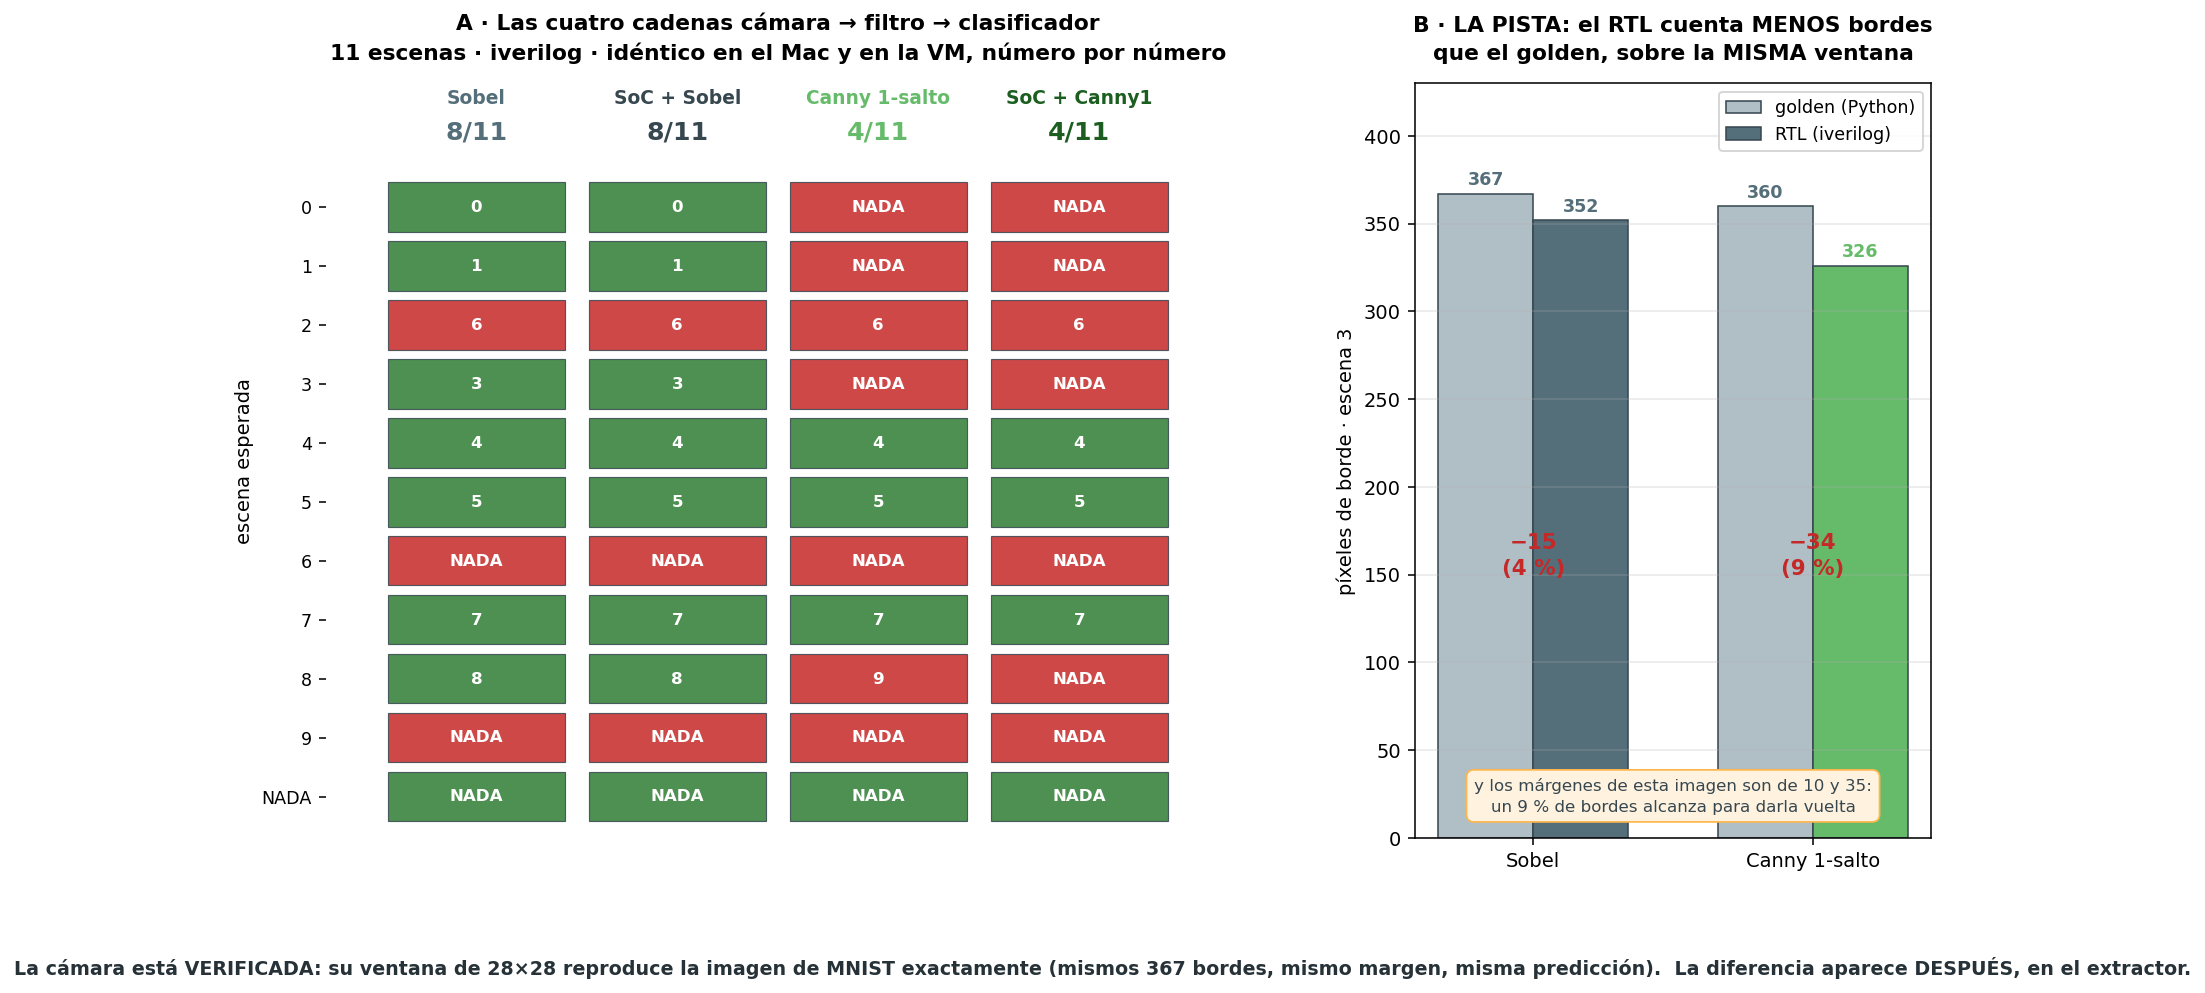

This figure's Python source:
# === Cuaderno 2 · figura 26: las cuatro cadenas en iverilog, y la pista del 4/11 ===
import numpy as np, matplotlib.pyplot as plt
from matplotlib.gridspec import GridSpec

ESC = ["0","1","2","3","4","5","6","7","8","9","NADA"]
CAD = [
 ("Sobel",       "#546e7a", ["0","1","6","3","4","5","NADA","7","8","NADA","NADA"],
                            [327,149,299,352,267,308,328,229,316,234,0]),
 ("SoC + Sobel", "#37474f", ["0","1","6","3","4","5","NADA","7","8","NADA","NADA"],
                            [306,140,289,344,254,292,312,219,303,223,0]),
 ("Canny 1-salto","#66bb6a",["NADA","NADA","6","NADA","4","5","NADA","7","9","NADA","NADA"],
                            [312,142,291,326,251,277,317,221,297,231,0]),
 ("SoC + Canny1","#1b5e20", ["NADA","NADA","6","NADA","4","5","NADA","7","NADA","NADA","NADA"],
                            [318,144,294,330,255,280,322,226,300,236,0]),
]
fig = plt.figure(figsize=(14.8, 7.0))
gs = GridSpec(1, 2, figure=fig, width_ratios=[1.75, 1], wspace=.26)

# ═══ A · las 11 escenas × 4 cadenas ═══
ax = fig.add_subplot(gs[0, 0])
for k,(nom,col,res,_) in enumerate(CAD):
    for i,(e,r) in enumerate(zip(ESC,res)):
        ok = (e == r)
        ax.add_patch(plt.Rectangle((k-.44, i-.42), .88, .84,
                     fc="#2e7d32" if ok else "#c62828", alpha=.85, ec="#37474f", lw=.6))
        ax.text(k, i, r, ha="center", va="center", fontsize=8.6, color="#fff", weight="bold")
    n = sum(e==r for e,r in zip(ESC,res))
    ax.text(k, -1.15, f"{n}/11", ha="center", fontsize=13, weight="bold", color=col)
    ax.text(k, -1.75, nom, ha="center", fontsize=9.6, weight="bold", color=col)
ax.set_xlim(-.75, 3.75); ax.set_ylim(-2.1, 10.7)
ax.set_yticks(range(11)); ax.set_yticklabels(ESC, fontsize=9)
ax.set_xticks([]); ax.invert_yaxis()
ax.set_ylabel("escena esperada", fontsize=10)
for s in ax.spines.values(): s.set_visible(False)
ax.set_title("A · Las cuatro cadenas cámara → filtro → clasificador\n"
             "11 escenas · iverilog · idéntico en el Mac y en la VM, número por número",
             fontsize=11.2, weight="bold", pad=12, linespacing=1.5)

# ═══ B · la pista: RTL contra golden ═══
ax = fig.add_subplot(gs[0, 1])
D = [("Sobel", 367, 352, "#546e7a"), ("Canny 1-salto", 360, 326, "#66bb6a")]
x = np.arange(2); w = .34
ax.bar(x-w/2, [d[1] for d in D], w, color="#b0bec5", ec="#37474f", lw=.8, label="golden (Python)")
ax.bar(x+w/2, [d[2] for d in D], w, color=[d[3] for d in D], ec="#37474f", lw=.8, label="RTL (iverilog)")
for i,(n,p,r,c) in enumerate(D):
    ax.text(i-w/2, p+5, str(p), ha="center", fontsize=9, color="#546e7a", weight="bold")
    ax.text(i+w/2, r+5, str(r), ha="center", fontsize=9, color=c, weight="bold")
    ax.text(i, 150, f"−{p-r}\n({100*(p-r)/p:.0f} %)", ha="center", fontsize=11,
            weight="bold", color="#c62828", linespacing=1.4)
ax.set_xticks(x); ax.set_xticklabels([d[0] for d in D], fontsize=10)
ax.set_ylabel("píxeles de borde · escena 3", fontsize=10)
ax.set_ylim(0, 430); ax.grid(axis="y", alpha=.28); ax.legend(fontsize=9, loc="upper right")
ax.set_title("B · LA PISTA: el RTL cuenta MENOS bordes\nque el golden, sobre la MISMA ventana",
             fontsize=11.2, weight="bold", pad=12, linespacing=1.5)
ax.text(.5, .035, "y los márgenes de esta imagen son de 10 y 35:\nun 9 % de bordes alcanza para darla vuelta",
        transform=ax.transAxes, ha="center", fontsize=8.6, color="#37474f", linespacing=1.5,
        bbox=dict(fc="#fff3e0", ec="#ffb74d", lw=.9, boxstyle="round,pad=0.45"))

fig.text(.5, -.03, "La cámara está VERIFICADA: su ventana de 28×28 reproduce la imagen de MNIST "
         "exactamente (mismos 367 bordes, mismo margen, misma predicción).  "
         "La diferencia aparece DESPUÉS, en el extractor.",
         ha="center", fontsize=9.8, color="#263238", weight="bold")
plt.savefig("fig_cadenas_iverilog.png", dpi=140, bbox_inches="tight")
print("ok")
